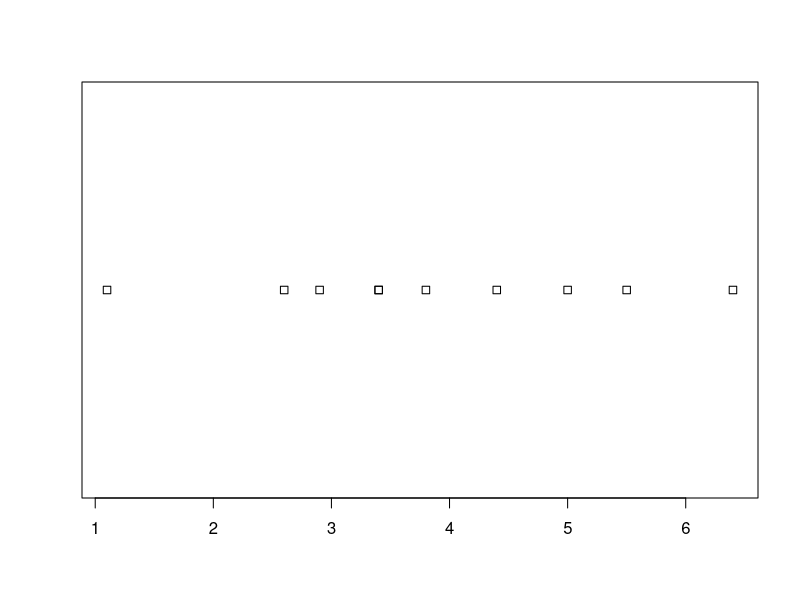
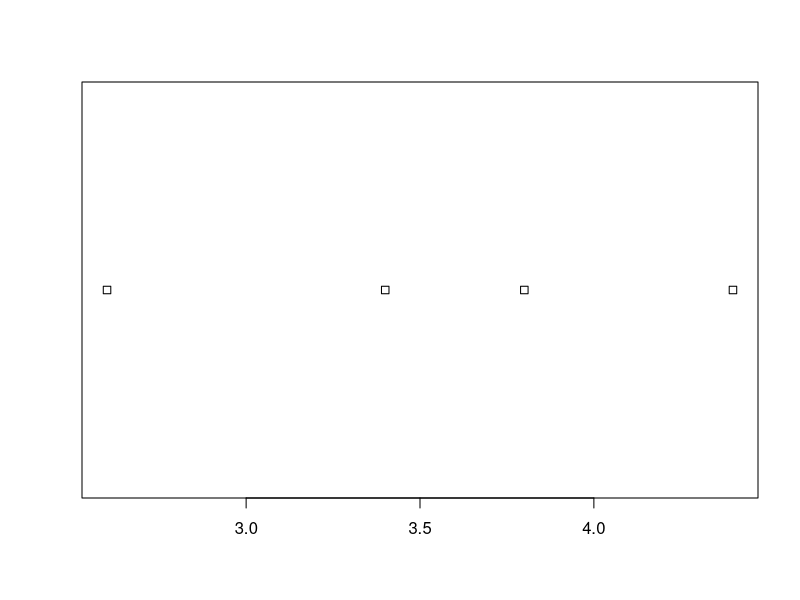
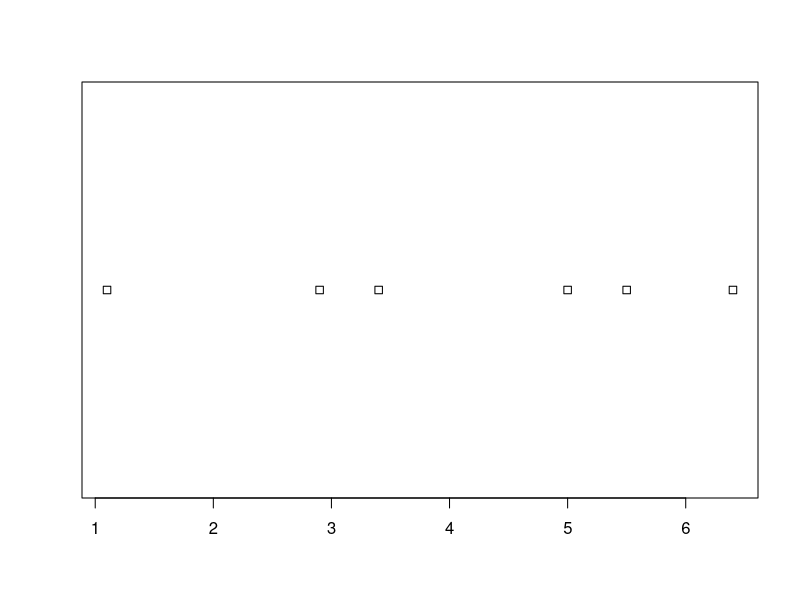
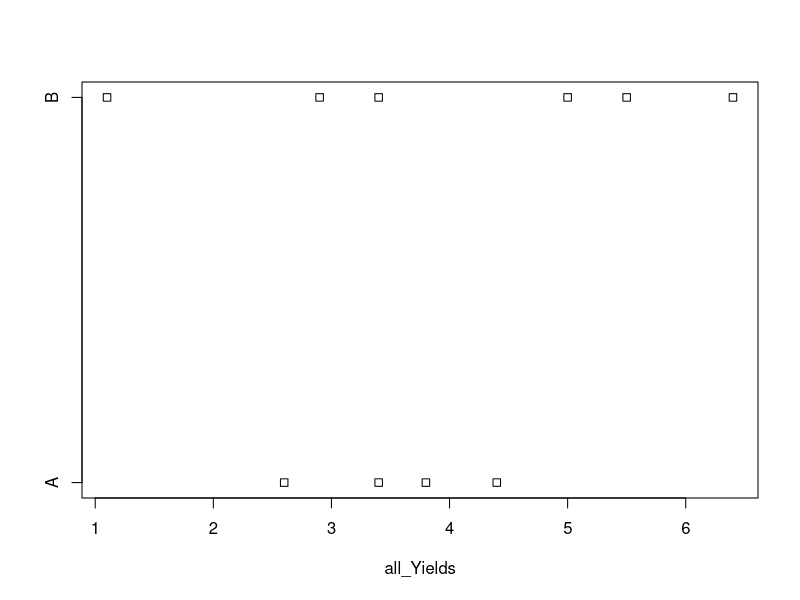
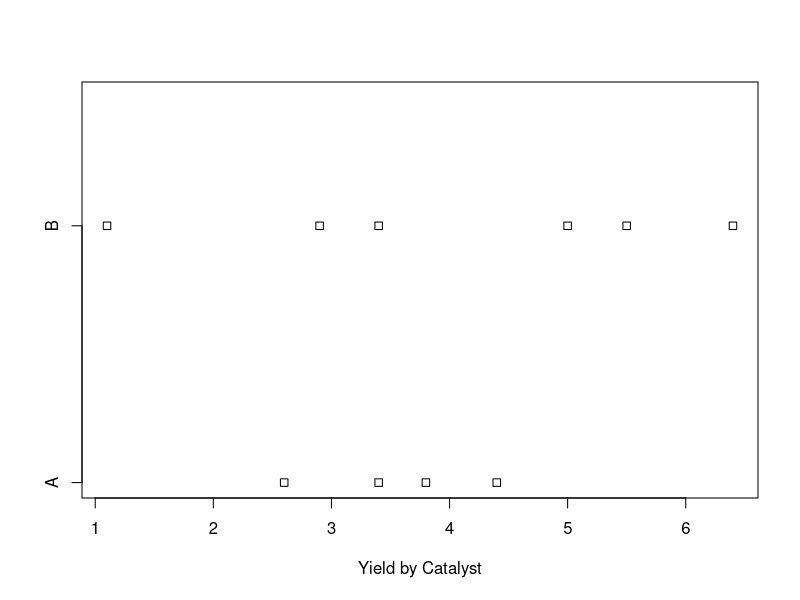
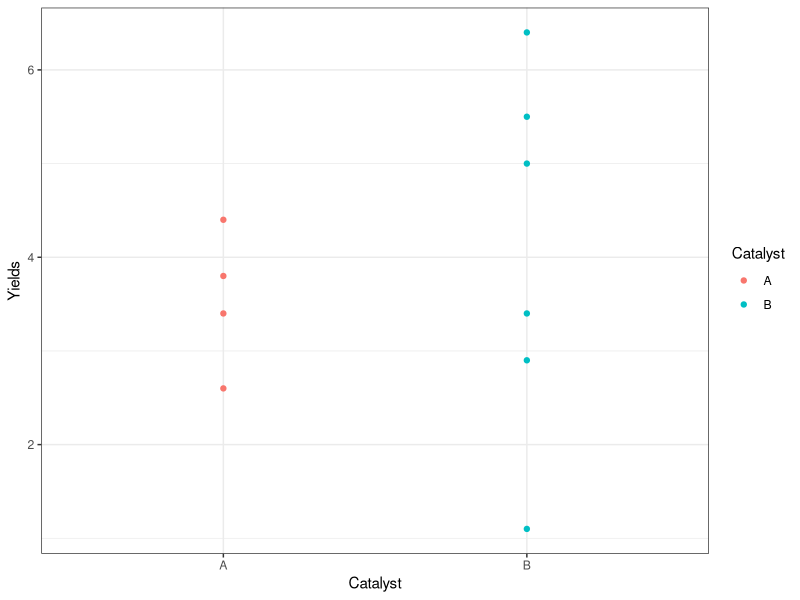

These figures' R source, in order:
## ---- chunk 1
knitr::opts_chunk$set(echo = TRUE, eval=TRUE)
## ---- chunk 2
Yield_A<-c(4.4, 3.4, 2.6, 3.8)
Yield_A
Yield_B<-c(3.4, 1.1, 2.9, 5.5, 6.4, 5.0)
Yield_B

#You do not need to combine your data into a dataframe, but this can be a useful form for seeing the relationship between variables
all_Yields<-c(Yield_A, Yield_B)
all_Yields
Catalyst<-c(rep("A", times=4), rep("B", times=6))
Catalyst

Yield_data<-data.frame(Catalyst, all_Yields)
View(Yield_data)
str(Yield_data)
## ---- chunk 3
?stripchart   #Gives me info on the stripchart function

stripchart(all_Yields)  #dot plot of all yields

stripchart(Yield_A)  #dot plot of Catalyst A yields
stripchart(Yield_B)  #dot plot of Catalyst B yields

stripchart(all_Yields~Catalyst) #dot plot of all yields broken out by catalyst

stripchart(all_Yields~Catalyst, data=Yield_data, xlab="Yield by Catalyst", method="stack")   
#Update label on x axis to be more descriptive than variable name
## ---- chunk 4
range(Yield_A)
range_A<-range(Yield_A)
range_A
range_A[2]-range_A[1]
median(Yield_A)
mean(Yield_A)
sd(Yield_A)  #sample SD

#Calculate SD by hand?

range_B<-range(Yield_B)
range_B[2]-range_B[1]
median(Yield_B)
mean(Yield_B)
sd(Yield_B)

## ---- chunk 5
#install.packages("ggplot2")
require(ggplot2)

ggplot(data=Yield_data, aes(x=Catalyst, y=all_Yields, color=Catalyst))+
  geom_point()+
  theme_bw()+
  ylab("Yields")
